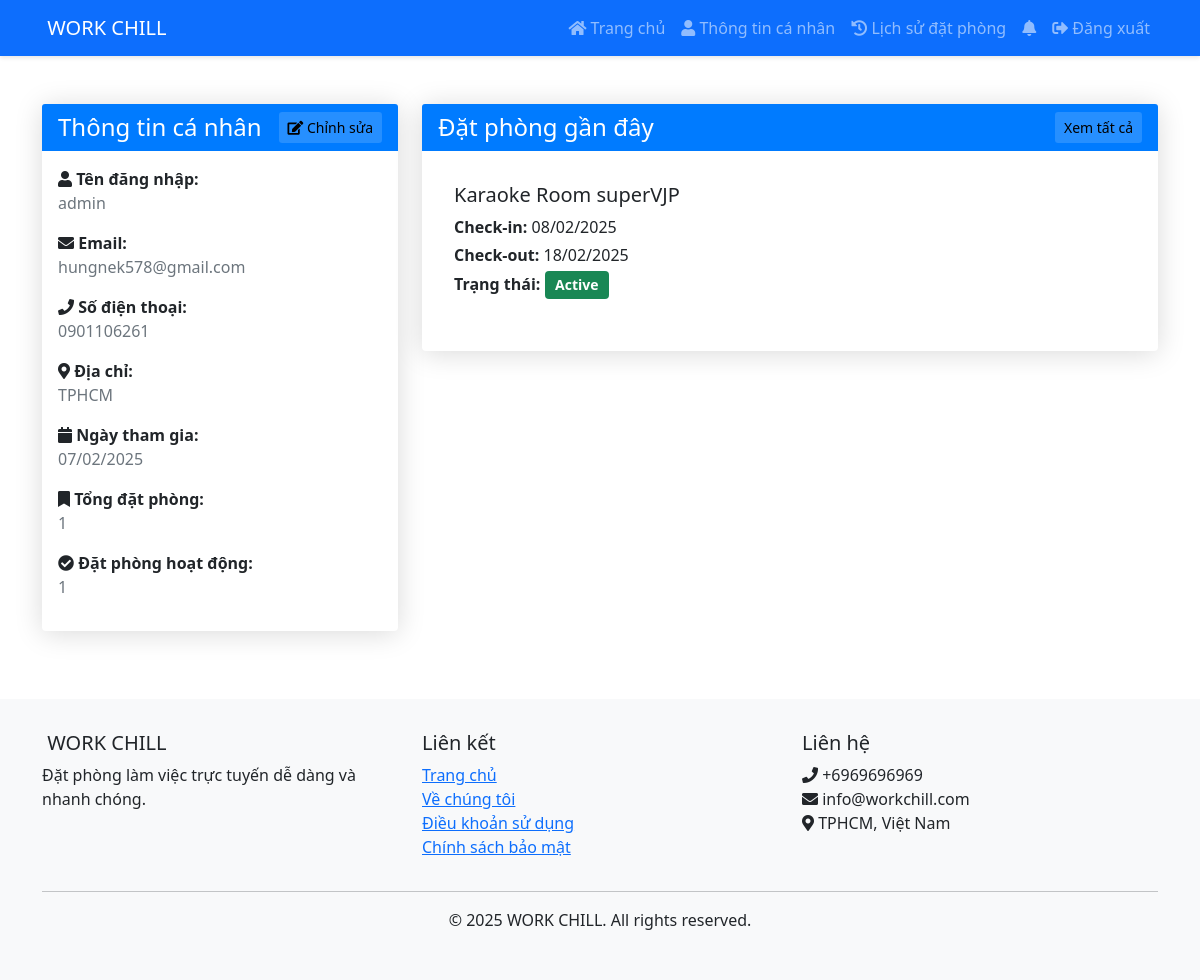
The app's page /profile/ (signed in), older data.
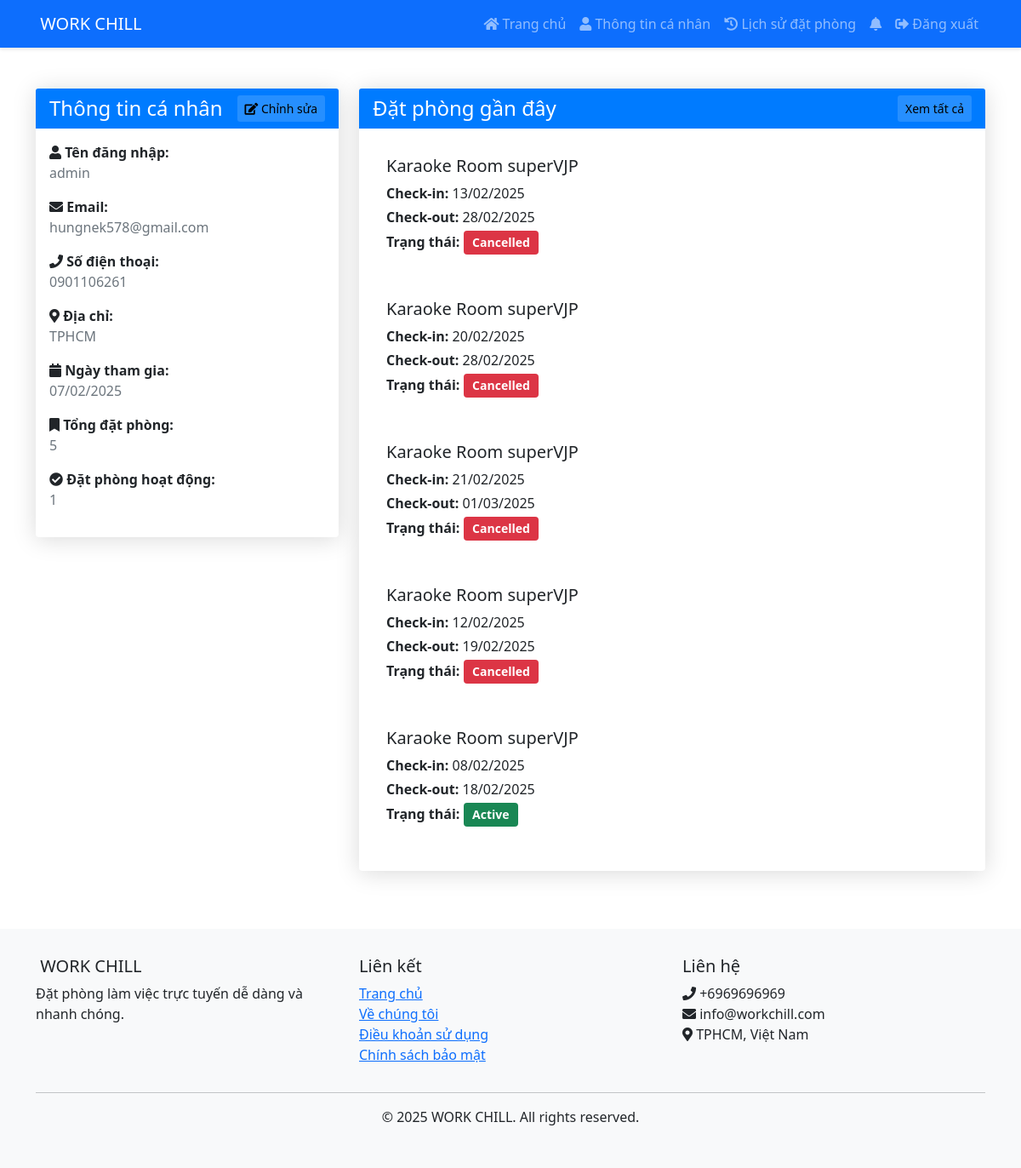
The same page, newer data.
### home/models.py (models this page shows, shortened)
class UserProfile(models.Model):
    user = models.OneToOneField(User, on_delete=models.CASCADE)
    phone = models.CharField(max_length=15, blank=True, null=True)
    address = models.TextField(blank=True, null=True)

class BaseModel(models.Model):
    uid = models.UUIDField(default=uuid.uuid4   , editable=False , primary_key=True)
    created_at = models.DateTimeField(auto_now_add=True)
    updated_at = models.DateTimeField(auto_now=True)
    class Meta:
        abstract = True
        ordering=['uid']

class PodBooking(BaseModel):
    pod = models.ForeignKey(Pod, related_name="pod_bookings", on_delete=models.CASCADE)
    user = models.ForeignKey(User, related_name="user_bookings", on_delete=models.CASCADE)
    start_date = models.DateField()
    end_date = models.DateField()
    booking_type = models.CharField(max_length=100, choices=(
        ('Pre Paid', 'Pre Paid'),
        ('Post Paid', 'Post Paid')
    ))
    status = models.CharField(max_length=20, choices=(
        ('active', 'Active'),
        ('cancelled', 'Cancelled'),
        ('completed', 'Completed')
    ), default='active')

class Pod(BaseModel):
    pod_name = models.CharField(max_length=100)
    pod_price = models.IntegerField()
    description = models.TextField()
    amenities = models.ManyToManyField(Amenities)
    room_count = models.IntegerField(default=10)

### home/views.py (the view)
# urls.py: path('profile/', user_profile, name='user_profile'),
@login_required
def user_profile(request):
    try:
        profile, created = UserProfile.objects.get_or_create(user=request.user)
        bookings = PodBooking.objects.filter(user=request.user)
        total_bookings = bookings.count()
        active_bookings = bookings.filter(status='active').count()
        recent_bookings = bookings.order_by('-created_at')[:5]  # 5 đơn đặt phòng gần nhất
        context = {
            'user': request.user,
            'profile': profile,
            'total_bookings': total_bookings,
            'active_bookings': active_bookings,
            'recent_bookings': recent_bookings,
            'today': date.today()
        }
        return render(request, 'home/profile.html', context)
    except Exception as e:
        messages.error(request, 'Đã xảy ra lỗi khi tải trang profile')
        return redirect('index')

### templates/home/profile.html (shortened to what this page needs)
{% extends 'home/base.html' %}
{% block content %}
<div class="container mt-5">
    <div class="row">
        <div class="col-md-4">
            <div class="card shadow">
                <div class="card-header bg-primary text-white d-flex justify-content-between align-items-center">
                    <h4 class="mb-0">Thông tin cá nhân</h4>
                    <button class="btn btn-light btn-sm" data-bs-toggle="modal" data-bs-target="#editProfileModal">
                        <i class="fas fa-edit"></i> Chỉnh sửa
                    </button>
                </div>
                <div class="card-body">
                    <div class="mb-3">
                        <strong><i class="fas fa-user"></i> Tên đăng nhập:</strong>
                        <p class="text-muted mb-2">{{ user.username }}</p>
                    </div>
                    <div class="mb-3">
                        <strong><i class="fas fa-envelope"></i> Email:</strong>
                        <p class="text-muted mb-2">{{ user.email|default:"Chưa cập nhật" }}</p>
                    </div>
                    <div class="mb-3">
                        <strong><i class="fas fa-phone"></i> Số điện thoại:</strong>
                        <p class="text-muted mb-2">{{ profile.phone|default:"Chưa cập nhật" }}</p>
                    </div>
                    <div class="mb-3">
                        <strong><i class="fas fa-map-marker-alt"></i> Địa chỉ:</strong>
                        <p class="text-muted mb-2">{{ profile.address|default:"Chưa cập nhật" }}</p>
                    </div>
                    <div class="mb-3">
                        <strong><i class="fas fa-calendar"></i> Ngày tham gia:</strong>
                        <p class="text-muted mb-2">{{ user.date_joined|date:"d/m/Y" }}</p>
                    </div>
                    <div class="mb-3">
                        <strong><i class="fas fa-bookmark"></i> Tổng đặt phòng:</strong>
                        <p class="text-muted mb-2">{{ total_bookings }}</p>
                    </div>
                    <div class="mb-3">
                        <strong><i class="fas fa-check-circle"></i> Đặt phòng hoạt động:</strong>
                        <p class="text-muted mb-2">{{ active_bookings }}</p>
                    </div>
                </div>
            </div>
        </div>
        <div class="col-md-8">
            <div class="card shadow">
                <div class="card-header bg-primary text-white d-flex justify-content-between align-items-center">
                    <h4 class="mb-0">Đặt phòng gần đây</h4>
                    <a href="{% url 'booking_history' %}" class="btn btn-light btn-sm">Xem tất cả</a>
                </div>
                <div class="card-body">
                    {% if recent_bookings %}
                        {% for booking in recent_bookings %}
                        <div class="card mb-3">
                            <div class="card-body">
                                <div class="row">
                                    <div class="col-md-8">
                                        <h5 class="card-title">{{ booking.pod.pod_name }}</h5>
                                        <p class="mb-1">
                                            <strong>Check-in:</strong>
                                            {{ booking.start_date|date:"d/m/Y" }}
                                        </p>
                                        <p class="mb-1">
                                            <strong>Check-out:</strong>
                                            {{ booking.end_date|date:"d/m/Y" }}
                                        </p>
                                        <p class="mb-1">
                                            <strong>Trạng thái:</strong>
                                            <span class="badge {% if booking.status == 'active' %}bg-success
                                                          {% elif booking.status == 'cancelled' %}bg-danger
                                                          {% else %}bg-secondary{% endif %}">
                                                {{ booking.get_status_display }}
                                            </span>
                                        </p>
                                    </div>
                                    <div class="col-md-4 text-end">
                                    </div>
                                </div>
                            </div>
                        </div>
                        {% endfor %}
                    {% else %}
                        <div class="alert alert-info">
                            <i class="fas fa-info-circle"></i> Bạn chưa có đặt phòng nào.
                            <a href="{% url 'index' %}" class="alert-link">Đặt phòng ngay</a>
                        </div>
                    {% endif %}
                </div>
            </div>
        </div>
    </div>
</div>
<link rel="stylesheet" href="https://cdnjs.cloudflare.com/ajax/libs/font-awesome/5.15.4/css/all.min.css">
{% endblock %}

### templates/home/base.html (shortened to what this page needs)
<!DOCTYPE html>
<html lang="vi">
  <head>
    <link
      href="https://cdn.jsdelivr.net/npm/bootstrap@5.1.3/dist/css/bootstrap.min.css"
      rel="stylesheet"
    />
    <link
      rel="stylesheet"
      href="https://cdnjs.cloudflare.com/ajax/libs/font-awesome/6.5.1/css/all.min.css"
    />
    <link
      href="https://cdn.jsdelivr.net/npm/select2@4.1.0-rc.0/dist/css/select2.min.css"
      rel="stylesheet"
    />
  </head>
  <body>
    <nav class="navbar navbar-expand-lg navbar-dark bg-primary sticky-top">
      <div class="container">
        <a class="navbar-brand" href="{% url 'index' %}">
           WORK CHILL
        </a>
        <div class="collapse navbar-collapse" id="navbarNav">
          <ul class="navbar-nav ms-auto">
            <li class="nav-item">
              <a class="nav-link" href="{% url 'index' %}">
                <i class="fas fa-home"></i> Trang chủ
              </a>
            </li>
            {% if user.is_authenticated %}
            <li class="nav-item">
              <a class="nav-link" href="{% url 'user_profile' %}">
                <i class="fas fa-user"></i> Thông tin cá nhân
              </a>
            </li>
            <li class="nav-item">
              <a class="nav-link" href="{% url 'booking_history' %}">
                <i class="fas fa-history"></i> Lịch sử đặt phòng
              </a>
            </li>
            <li class="nav-item dropdown position-relative">
              <a class="nav-link" href="#" id="notificationDropdown" role="button"
                 data-bs-toggle="dropdown" aria-expanded="false">
                <i class="fas fa-bell"></i>
              </a>
            </li>
            <li class="nav-item">
              <a class="nav-link" href="{% url 'signout' %}">
                <i class="fas fa-sign-out-alt"></i> Đăng xuất
              </a>
            </li>
            {% endif %}
          </ul>
        </div>
      </div>
    </nav>
    {% block content %}{% endblock content %}
    <footer class="footer">
      <div class="container">
        <div class="row">
          <div class="col-md-4">
            <h5> WORK CHILL</h5>
            <p>Đặt phòng làm việc trực tuyến dễ dàng và nhanh chóng.</p>
          </div>
          <div class="col-md-4">
            <h5>Liên kết</h5>
            <ul class="list-unstyled">
              <li><a href="{% url 'index' %}">Trang chủ</a></li>
              <li><a href="#">Về chúng tôi</a></li>
              <li><a href="#">Điều khoản sử dụng</a></li>
              <li><a href="#">Chính sách bảo mật</a></li>
            </ul>
          </div>
          <div class="col-md-4">
            <h5>Liên hệ</h5>
            <ul class="list-unstyled">
              <li><i class="fas fa-phone"></i> +6969696969</li>
              <li><i class="fas fa-envelope"></i> info@workchill.com</li>
              <li><i class="fas fa-map-marker-alt"></i> TPHCM, Việt Nam</li>
            </ul>
          </div>
        </div>
        <hr />
        <div class="text-center">
          <p>&copy; 2025 WORK CHILL. All rights reserved.</p>
        </div>
      </div>
    </footer>
  </body>
</html>

### templates/home/base.html (style rules this page uses)
.navbar { box-shadow: 0 2px 4px rgba(0, 0, 0, 0.1); }
.footer { margin-top: 3rem; padding: 2rem 0; background-color: #f8f9fa; }
.badge { font-size: 0.75rem; padding: 0.25em 0.6em; }

### templates/home/profile.html (style rules this page uses)
.card { margin-bottom: 20px; border: none; }
.shadow { box-shadow: 0 0.15rem 1.75rem rgba(0, 0, 0, 0.15) !important; }
.card-header { background-color: #007bff !important; border-bottom: 0; }
.badge { font-size: 0.875rem; padding: 0.5em 0.75em; }
.text-muted { color: #6c757d !important; }
.btn-light { background-color: rgba(255,255,255,0.15); border-color: transparent; }

Row changes from the older to the newer data that the page shows:
added PodBooking: pod.pod_name "Karaoke Room superVJP", start_date "13/02/2025", end_date "28/02/2025", status "Cancelled"
added PodBooking: pod.pod_name "Karaoke Room superVJP", start_date "20/02/2025", end_date "28/02/2025", status "Cancelled"
added PodBooking: pod.pod_name "Karaoke Room superVJP", start_date "21/02/2025", end_date "01/03/2025", status "Cancelled"
added PodBooking: pod.pod_name "Karaoke Room superVJP", start_date "12/02/2025", end_date "19/02/2025", status "Cancelled"
Text that changed along with them:
{{ total_bookings }}: "1" → "5"
